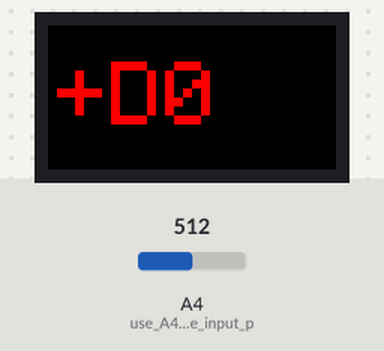
Simulated run of this sketch. Board: Arduino Uno, built with avr-gcc and run on an emulated ATmega328P. Parts: 32×16 colour display. The test bench sets the inputs (shaded band); at power-on: A4 (use_A4_as_analoge_input_p) = 512. What the sketch prints to the serial monitor is not drawn.

Above: at 2.8 s.
2.9 s: A4 (use_A4_as_analoge_input_p) set to 716
At 4.8 s:
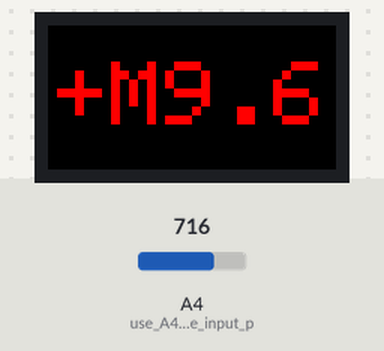
5.6 s: A4 (use_A4_as_analoge_input_p) set to 900
At 6.8 s:
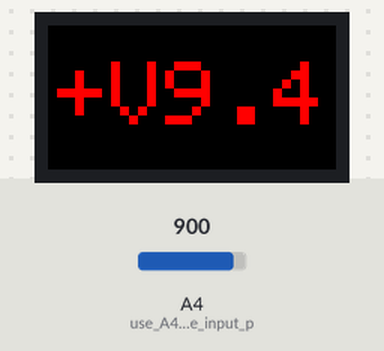
8.3 s: A4 (use_A4_as_analoge_input_p) set to 1023
At 10.8 s:
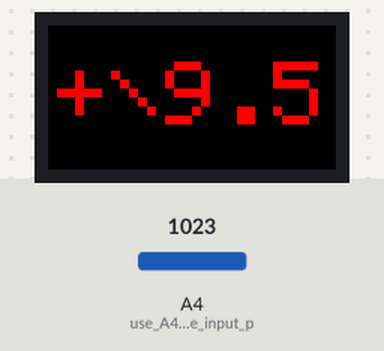
11.5 s: A4 (use_A4_as_analoge_input_p) set to 511
At 12.8 s:
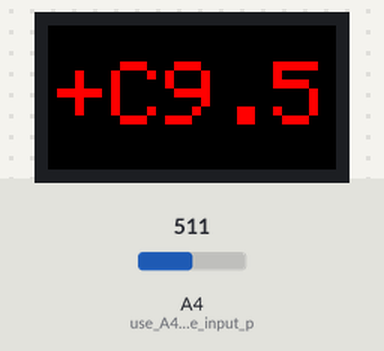
14.2 s: A4 (use_A4_as_analoge_input_p) set to 306
At 16.8 s:
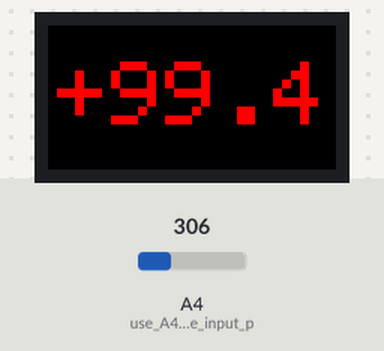
17.6 s: A4 (use_A4_as_analoge_input_p) set to 0
At 18.7 s:
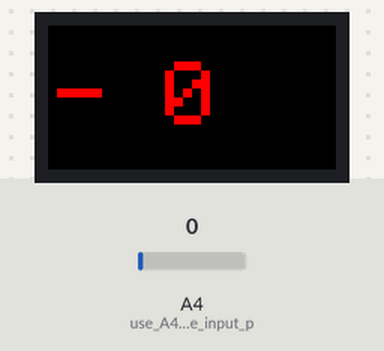
Timing chart, 0 to 20.6 s (numbered marks = the images above; inputs shaded):
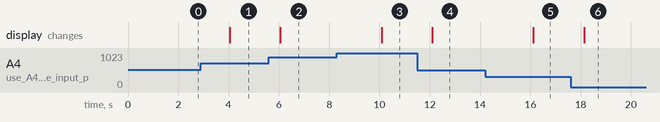

The sketch:

weatherPanel.ino
```cpp
//////////////////////
// Library Includes //
//////////////////////
#include <Adafruit_GFX.h>   // Core graphics library
#include <RGBmatrixPanel.h> // Hardware-specific library

/////////////////////
// Hardware Hookup //
/////////////////////
// R0, G0, B0, R1, G1, B1 should be connected to pins
// 2, 3, 4, 5, 6, and 7 respectively. Their pins aren't defined,
// because they're controlled directly in the library. These pins
// can be moved (somewhat):
#define OE  9
#define LAT 10
#define A   A0
#define B   A1
#define C   A2
#define D   A3 // Comment this line out if you're using a 32x16
// CLK can be moved but must remain on PORTB(8, 9, 10, 11, 12, 13)
#define CLK 11  // MUST be on PORTB!

RGBmatrixPanel matrix(A, B, C, CLK, LAT, OE, false);

void setup() {
  Serial.begin(9600);    // send temperature data via sx
  pinMode(A4,INPUT);     // use A4 as analoge input pin for the sensor

  matrix.begin();
}

void loop() {
   matrix.fillScreen(0);

   int tempSensValue = analogRead(A4);
   float voltage = tempSensValue * 5.0;				// voltage at pin in volt
   voltage /= 1024.0; 						// voltage = sensorValue x (5/1024)
   float temperature = (voltage - 0.5) * 100;

   printTemperature(temperature);

   delay(2000);
}

void printTemperature(float temp) {
  matrix.setCursor(1, 4);   // start at top left, with one pixel of spacing
  matrix.setTextSize(1);

  char sign = temp <0? '-' : '+';
  int dd = floor(temp / 10);
  int d = floor( (temp - dd*10) );
  int _d = floor( ( temp -(dd*10 + d )) * 10 );

  matrix.setTextColor(matrix.Color333(255,0,0));
  matrix.print(sign);

  if ( dd > 0 )
    matrix.print((char)(48+dd));
  else
    matrix.print(' ');
  matrix.print((char)(48+d));

  if ( _d != 0 ) {
    matrix.print('.');
    matrix.print((char)(48+_d));
  }

  Serial.print("TEMP: (");
  Serial.print(temp);
  Serial.print(") ");
  Serial.print(dd);
  Serial.print(d);
  Serial.print(".");
  Serial.print(_d);
  Serial.print("\n");
}
```

Measured:
- after the input at 2.9 s, the display: changes after 1.1 s (image 1)
- after the input at 5.6 s, the display: changes after 0.46 s (image 2)
- after the input at 8.3 s, the display: changes after 1.8 s (image 3)
- after the input at 11.5 s, the display: changes after 0.60 s (image 4)
- after the input at 14.2 s, the display: changes after 1.9 s (image 5)
- after the input at 17.6 s, the display: changes after 0.53 s (image 6)
